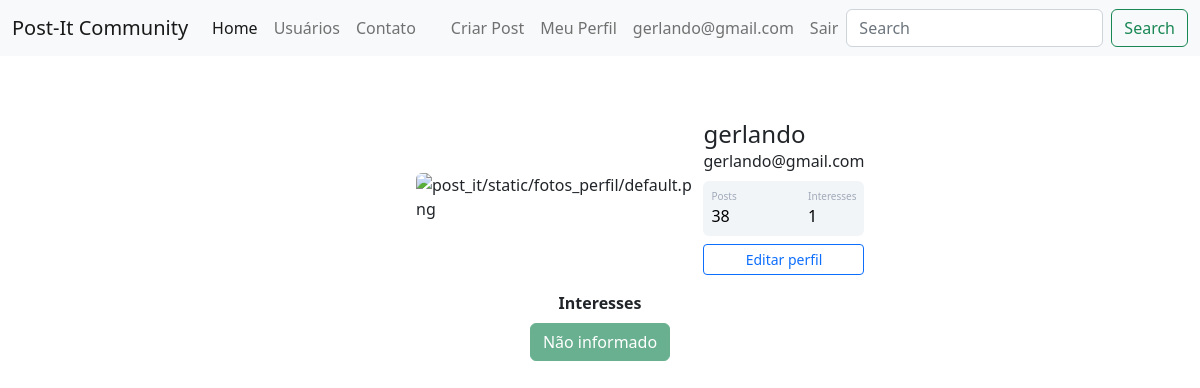
The page /perfil (signed in) on the database its author committed.
### post_it/models.py (models this page shows)
class Usuario(database.Model, UserMixin):
    id = database.Column(database.Integer, primary_key=True)
    username = database.Column(database.String, nullable=False)
    senha = database.Column(database.String, nullable=False)
    email = database.Column(database.String, nullable=False, unique=True)
    foto_perfil = database.Column(database.String, default='default.png')
    posts = database.relationship('Post', backref='author', lazy=True)
    interesses = database.Column(database.String, nullable=False, default='Não informado')

### post_it/routes.py (the view)
@app.route('/perfil')
@login_required
def perfil():
    foto_perfil = url_for('static', filename='fotos_perfil/{}'.format(current_user.foto_perfil))
    return render_template('perfil.html', foto_perfil = foto_perfil)

### post_it/models.py (called while the page is built)
@login_manager.user_loader
def load_user(id_usuario):
    usuario = Usuario.query.get(int(id_usuario))
    return usuario

### post_it/templates/perfil.html (shortened to what this page needs)
{% extends 'base.html'%}
{% block body%}
<div class="container mt-5 d-flex justify-content-center">
            <div class="card p-3">
                <div class="d-flex align-items-center">
                    <div class="image me-2">
                <img src="{{ foto_perfil }}" alt="post_it/static/fotos_perfil/default.png" class="rounded" width="200" >
                </div>
                <div class="ml-3 w-100">
                   <h4 class="mb-0 mt-0">{{ current_user.username }}</h4>
                   <span> {{ current_user.email }}</span>
                   <div class="p-2 mt-2 bg-primary d-flex justify-content-between rounded text-white stats">
                    <div class="d-flex flex-column">
                        <span class="articles">Posts</span>
                        <span class="number1">38</span>
                    </div>
                    <div class="d-flex flex-column">
                        <span class="rating">Interesses</span>
                        <span class="number3">{{current_user.interesses.split(';')|length}}</span>
                    </div>
                   </div>
                   <div class="button mt-2 d-flex flex-row align-items-center">
                    <a class='w-100' href="{{ url_for('editar_perfil') }}"><button class="btn btn-sm btn-outline-primary w-100">Editar perfil</button></a>
                   </div>
                </div>
                </div>
            </div>
         </div>
<div class="row justify-content-center">
    <div class="col col-4" style="text-align: center">
        <strong> Interesses </strong><br>
        {% for interesse in current_user.interesses.split(';') %}
        <button type="button" class="btn btn-success mt-2" disabled>{{interesse}}</button>
        {% endfor %}
    </div>
</div>
{% endblock%}

### post_it/templates/navbar.html (shortened to what this page needs)
<nav class="navbar navbar-expand-lg bg-light">
  <div class="container-fluid">
    <a class="navbar-brand" href="{{ url_for('home') }}">Post-It Community</a>
    <div class="collapse navbar-collapse" id="navbarSupportedContent">
      <ul class="navbar-nav me-auto mb-2 mb-lg-0">
        <li class="nav-item">
          <a class="nav-link active" aria-current="page" href="{{ url_for('home') }}">Home</a>
        </li>
        <li class="nav-item">
          <a class="nav-link" href="{{ url_for('users') }}">Usuários</a>
        </li>
        <li class="nav-item">
          <a class="nav-link" href="{{ url_for('contato') }}">Contato</a>
        </li>
      </ul>
      {% if current_user.is_authenticated %}
       <ul class="navbar-nav d-flex">
          <li class="nav-item">
            <a class="nav-link" href="{{ url_for('criar_post')}}">Criar Post</a>
          </li>
         <li class="nav-item">
            <a class="nav-link" href="{{ url_for('perfil')}}">Meu Perfil</a>
          </li>
         <li class="nav-item">
           <a class="nav-link fw-light" >{{ current_user.email }}</a>
         </li>
         <li class="nav-item">
            <a class="nav-link" href="{{ url_for('sair')}}">Sair</a>
          </li>
        </ul>
      {% endif %}
      <form class="d-flex" role="search">
        <input class="form-control me-2" type="search" placeholder="Search" aria-label="Search">
        <button class="btn btn-outline-success" type="submit">Search</button>
      </form>
    </div>
  </div>
</nav>

### post_it/static/main.css (style rules this page uses)
.card { width: 400px; border: none; border-radius: 10px; background-color: #fff; }
.stats { background: #f2f5f8 !important; color: #000 !important; }
.articles { font-size:10px; color: #a1aab9; }
.number1 { font-weight:500; }
.rating { font-size:10px; color: #a1aab9; }
.number3 { font-weight:500; }

### rows shown on the page
Usuario: email "gerlando@gmail.com", username "gerlando", interesses "Não informado"

### other values the page prints
{{ current_user.interesses.split(';')|length }} "1"
